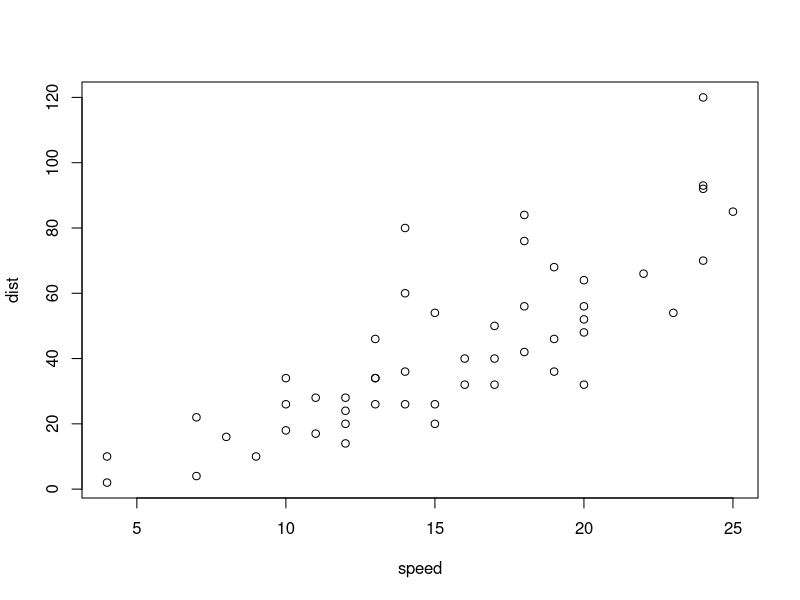
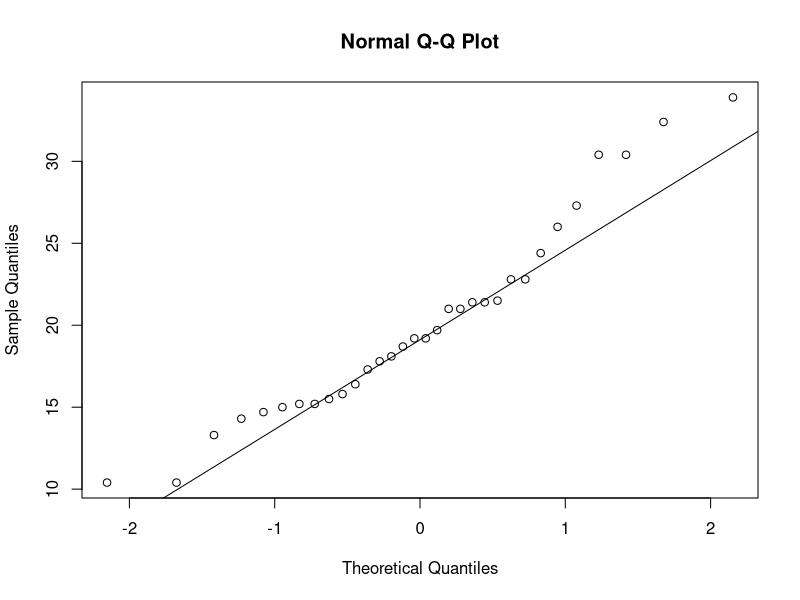

Source code (R) for these figures, in order:
## ---- chunk 1
summary(cars)
## ---- chunk 2
plot(cars)
## ---- chunk 3
attach(mtcars)
# check for normality using the qq-plot
qqnorm(mpg)
qqline(mpg)
# Given the low sample size, the qq-plot is a bit misleading and I am not certain whether this is a normal distribution
# I decide to run a test
shapiro.test(mpg)
# based on the result of the shapiro test, mpg is a normally distributed variable.

detach(mtcars)
